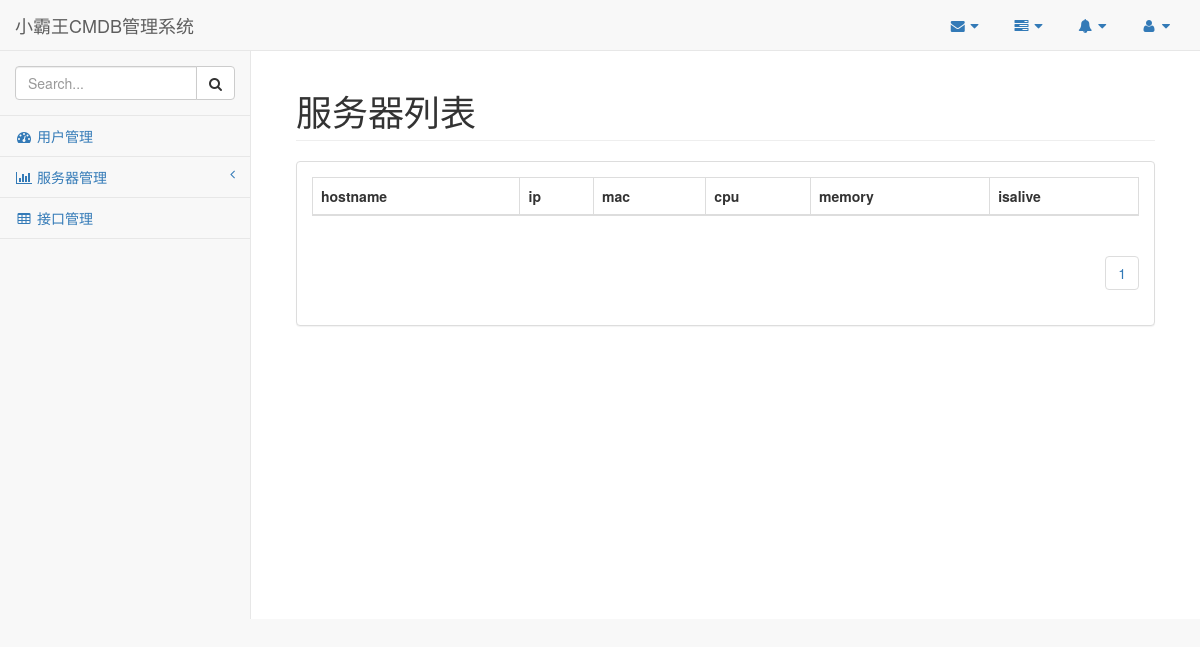
The app's page /server/, older data.
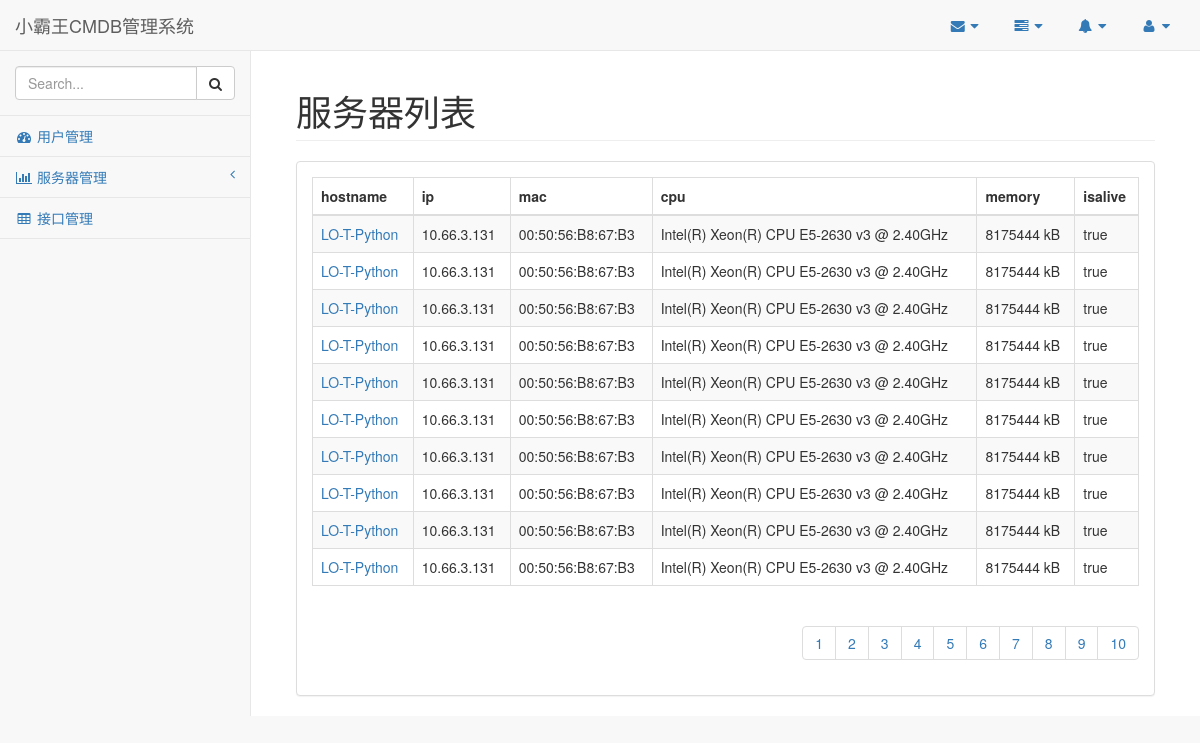
The same page, newer data.
### Service/models.py (models this page shows)
class Service(models.Model):
    hostname = models.CharField(max_length=32, verbose_name='服务器名称')
    ip = models.CharField(max_length=32, verbose_name='服务器ip')
    mac = models.CharField(max_length=32, verbose_name='服务器物理地址')
    cpu = models.CharField(max_length=32, verbose_name='服务器CPU')
    memory = models.CharField(max_length=32, verbose_name='服务器内存')
    isalive = models.CharField(max_length=32, verbose_name='服务器状态')

### Service/views.py (the view)
# urls.py: url(r'^(?P<page>\d+)', server),
def server(request,page=1):
    servers = Service.objects.all()
    p_servers = Paginator(servers, 10)
    pageData = p_servers.page(page)
    return render(request, "ServerList.html", {"pageData": pageData, "pageRange": p_servers.page_range})

### templates/ServerList.html (shortened to what this page needs)
{% extends "blank.html" %}
{% block label %}
    服务器列表
{% endblock %}
{% block content %}
    <div class="row">
        <div class="col-lg-12">
            <div class="panel panel-default">
                <div class="panel-body">
                    <table width="100%" class="table table-striped table-bordered table-hover" id="dataTables-example">
                        <thead>
                        <tr>
                            <th>hostname</th>
                            <th>ip</th>
                            <th>mac</th>
                            <th>cpu</th>
                            <th>memory</th>
                            <th>isalive</th>
                        </tr>
                        </thead>
                        <tbody>
                        {% for data in pageData %}
                            <tr class="odd gradeX">
                                <td>
                                    <a href="/server/getConnect?id={{ data.id }}">
                                        {{ data.hostname }}
                                    </a>
                                </td>
                                <td>{{ data.ip }}</td>
                                <td>{{ data.mac }}</td>
                                <td>{{ data.cpu }}</td>
                                <td>{{ data.memory }}</td>
                                <td>{{ data.isalive }}</td>
                            </tr>
                        {% endfor %}
                        </tbody>
                    </table>
                    <ul class="pagination pull-right">
                        {% for page in pageRange %}
                            <li>
                                <a href="/server/{{ page }}/">{{ page }}</a>
                            </li>
                        {% endfor %}
                    </ul>
                </div>
            </div>
        </div>
    </div>
{% endblock %}

### templates/blank.html (shortened to what this page needs)
<!DOCTYPE html>
<html lang="en">
<head>
    <link href="/static/vendor/bootstrap/css/bootstrap.min.css" rel="stylesheet">
    <link href="/static/vendor/metisMenu/metisMenu.min.css" rel="stylesheet">
    <link href="/static/dist/css/sb-admin-2.css" rel="stylesheet">
    <link href="/static/vendor/font-awesome/css/font-awesome.min.css" rel="stylesheet" type="text/css">
</head>
<body>
    <div id="wrapper">
        <nav class="navbar navbar-default navbar-static-top" role="navigation" style="margin-bottom: 0">
            <div class="navbar-header">
                <a class="navbar-brand" href="index.html">小霸王CMDB管理系统</a>
            </div>
            <ul class="nav navbar-top-links navbar-right">
                <li class="dropdown">
                    <a class="dropdown-toggle" data-toggle="dropdown" href="#">
                        <i class="fa fa-envelope fa-fw"></i> <i class="fa fa-caret-down"></i>
                    </a>
                </li>
                <li class="dropdown">
                    <a class="dropdown-toggle" data-toggle="dropdown" href="#">
                        <i class="fa fa-tasks fa-fw"></i> <i class="fa fa-caret-down"></i>
                    </a>
                </li>
                <li class="dropdown">
                    <a class="dropdown-toggle" data-toggle="dropdown" href="#">
                        <i class="fa fa-bell fa-fw"></i> <i class="fa fa-caret-down"></i>
                    </a>
                </li>
                <li class="dropdown">
                    <a class="dropdown-toggle" data-toggle="dropdown" href="#">
                        <i class="fa fa-user fa-fw"></i> <i class="fa fa-caret-down"></i>
                    </a>
                </li>
            </ul>
            <div class="navbar-default sidebar" role="navigation">
                <div class="sidebar-nav navbar-collapse">
                    <ul class="nav" id="side-menu">
                        <li class="sidebar-search">
                            <div class="input-group custom-search-form">
                                <input type="text" class="form-control" placeholder="Search...">
                                <span class="input-group-btn">
                                    <button class="btn btn-default" type="button">
                                        <i class="fa fa-search"></i>
                                    </button>
                                </span>
                            </div>
                        </li>
                        <li>
                            <a href="index.html"><i class="fa fa-dashboard fa-fw"></i> 用户管理</a>
                        </li>
                        <li>
                            <a href="#"><i class="fa fa-bar-chart-o fa-fw"></i> 服务器管理<span class="fa arrow"></span></a>
                        </li>
                        <li>
                            <a href="tables.html"><i class="fa fa-table fa-fw"></i> 接口管理</a>
                        </li>
                    </ul>
                </div>
            </div>
        </nav>
        <div id="page-wrapper">
            <div class="container-fluid">
                <div class="row">
                    <div class="col-lg-12">
                        <h1 class="page-header">
                            {% block label %}{% endblock %}
                        </h1>
                    </div>
                </div>
                {% block content%}
                {% endblock %}
            </div>
        </div>
    </div>
</body>
</html>

Row changes from the older to the newer data that the page shows:
added Service: hostname "LO-T-Python", ip "10.66.3.131", mac "00:50:56:B8:67:B3", cpu "Intel(R) Xeon(R) CPU E5-2630 v3 @ 2.40GHz", memory "8175444 kB", isalive "true"
added Service: hostname "LO-T-Python", ip "10.66.3.131", mac "00:50:56:B8:67:B3", cpu "Intel(R) Xeon(R) CPU E5-2630 v3 @ 2.40GHz", memory "8175444 kB", isalive "true"
added Service: hostname "LO-T-Python", ip "10.66.3.131", mac "00:50:56:B8:67:B3", cpu "Intel(R) Xeon(R) CPU E5-2630 v3 @ 2.40GHz", memory "8175444 kB", isalive "true"
added Service: hostname "LO-T-Python", ip "10.66.3.131", mac "00:50:56:B8:67:B3", cpu "Intel(R) Xeon(R) CPU E5-2630 v3 @ 2.40GHz", memory "8175444 kB", isalive "true"
added Service: hostname "LO-T-Python", ip "10.66.3.131", mac "00:50:56:B8:67:B3", cpu "Intel(R) Xeon(R) CPU E5-2630 v3 @ 2.40GHz", memory "8175444 kB", isalive "true"
added Service: hostname "LO-T-Python", ip "10.66.3.131", mac "00:50:56:B8:67:B3", cpu "Intel(R) Xeon(R) CPU E5-2630 v3 @ 2.40GHz", memory "8175444 kB", isalive "true"
added Service: hostname "LO-T-Python", ip "10.66.3.131", mac "00:50:56:B8:67:B3", cpu "Intel(R) Xeon(R) CPU E5-2630 v3 @ 2.40GHz", memory "8175444 kB", isalive "true"
added Service: hostname "LO-T-Python", ip "10.66.3.131", mac "00:50:56:B8:67:B3", cpu "Intel(R) Xeon(R) CPU E5-2630 v3 @ 2.40GHz", memory "8175444 kB", isalive "true"
added Service: hostname "LO-T-Python", ip "10.66.3.131", mac "00:50:56:B8:67:B3", cpu "Intel(R) Xeon(R) CPU E5-2630 v3 @ 2.40GHz", memory "8175444 kB", isalive "true"
added Service: hostname "LO-T-Python", ip "10.66.3.131", mac "00:50:56:B8:67:B3", cpu "Intel(R) Xeon(R) CPU E5-2630 v3 @ 2.40GHz", memory "8175444 kB", isalive "true"
Text that changed along with them:
new list line: "2"
new list line: "3"
new list line: "4"
new list line: "5"
new list line: "6"
new list line: "7"
new list line: "8"
new list line: "9"
new list line: "10"
